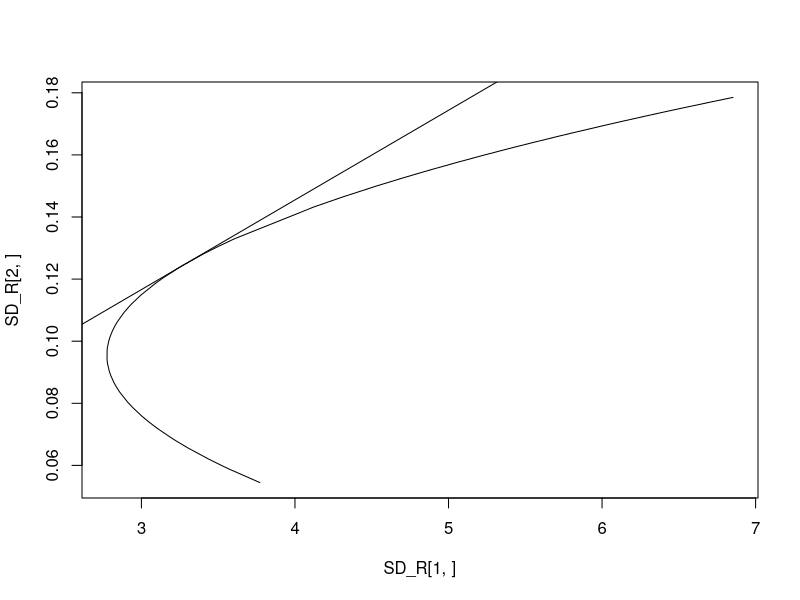

R code for this plot:
library(tidyverse)

# number of trials
N <- 100
# number of stocks
M <- 2

# define covariance matrix and returns - hardcoded for now
C <- matrix(c(4, 0.5, 0.5, 7), ncol=M, nrow=M, byrow=T)
R <- matrix(c(0.05, 0.18), ncol=1)
rf <- 0.03

# generate random xs that make up the Nth portfolio
XS <- matrix(rep(c(rep(0, N)), M), ncol=N, nrow=M)



for(i in seq(1, N)) {
  t <- runif(M-1)
  x <- c(t, 1-sum(t))
  XS[, i] <- x
}

SD_R <- matrix(rep(c(0, 0), N), ncol=N, nrow=2)

# for each portfolio, calculate return and volatility (sd)
for(i in seq(1, N)) {
  tmp_x <- matrix(XS[, i], ncol=1)
  r <- t(tmp_x) %*% R
  sd <- t(tmp_x) %*% C %*% tmp_x
  SD_R[, i] <- c(sd, r)
}

# sort SD_R
SD_R <- SD_R[, order(SD_R[2, ], decreasing=F)]

sharpe_ratios <- rep(0, N)

for(i in seq(1, N)) {
  sharpe_ratios[i] <- (SD_R[2, i]-rf)/SD_R[1, i]
}

max_sharpe_ratio <- max(sharpe_ratios)

# plot portfolio volatility ~ return
matplot(SD_R[1, ], SD_R[2, ], type="l")
abline(coef=c(rf, max_sharpe_ratio))



